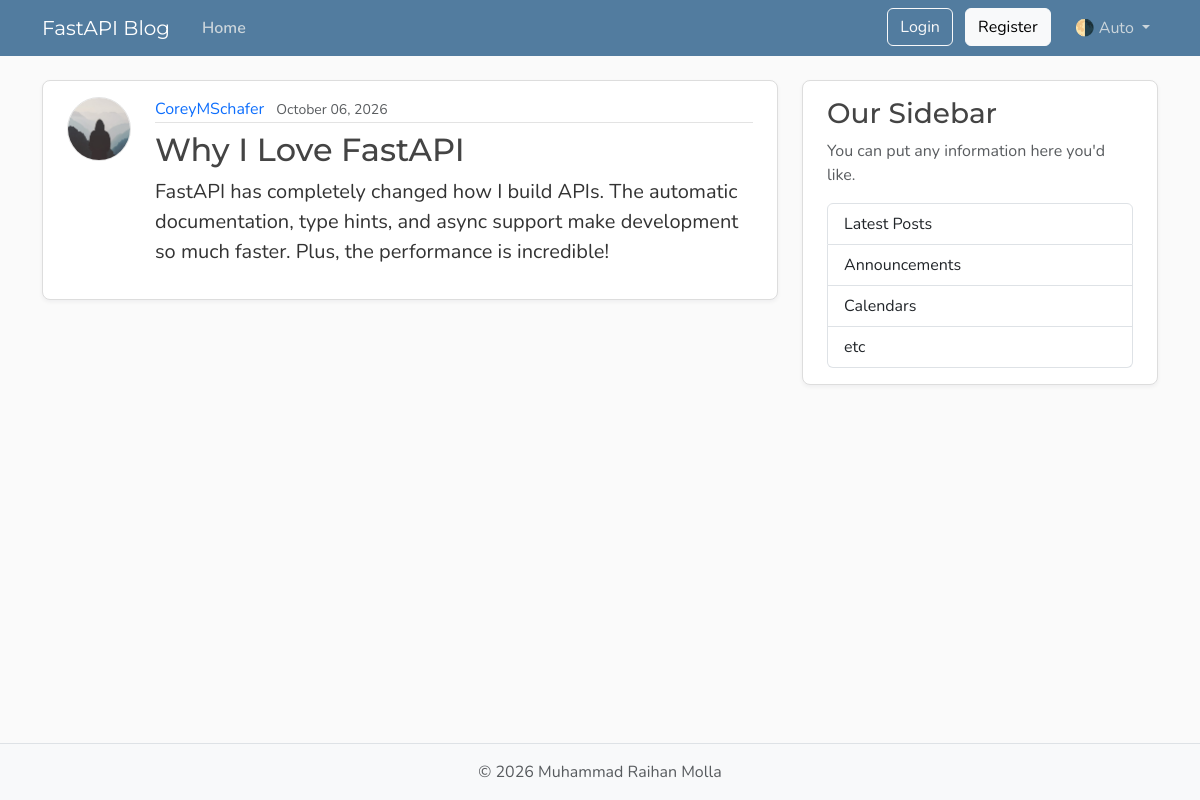
Page /posts/44 on the earlier database version.
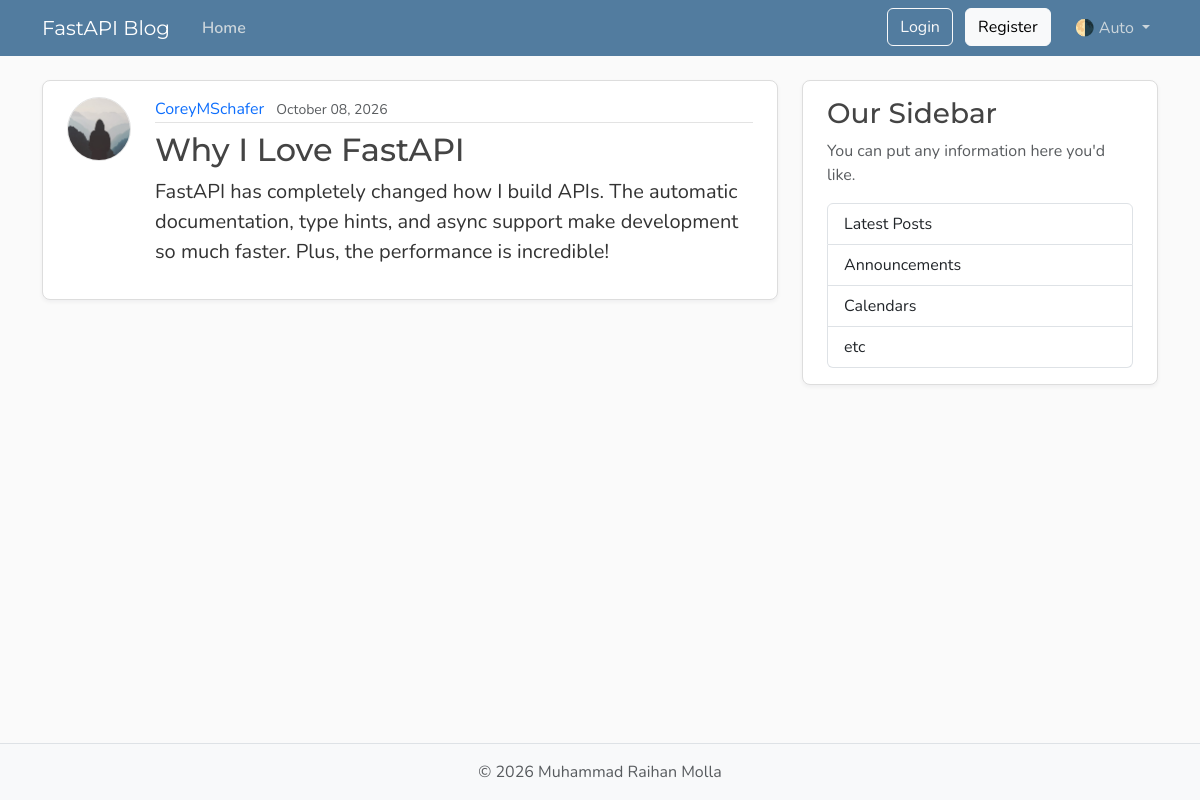
Same page on the later database version.
### models.py (models this page shows)
class Post(Base):
    __tablename__ = "posts"
    id: Mapped[int] = mapped_column(Integer, primary_key=True, index=True)
    title: Mapped[str] = mapped_column(String(100), nullable=False)
    content: Mapped[str] = mapped_column(Text, nullable=False)
    date_posted: Mapped[datetime] = mapped_column(
        DateTime,
        nullable=False,
        default=lambda: datetime.now(UTC),
    )
    user_id: Mapped[int] = mapped_column(
        Integer,
        ForeignKey("users.id"),
        nullable=False,
    )
    author: Mapped[User] = relationship(back_populates="posts")

### main.py (the view)
@app.get("/posts/{post_id}", include_in_schema=False, name="post_page")
async def post_page(
    request: Request, post_id: int, db: Annotated[AsyncSession, Depends(get_db)]
    ):
    result = await db.execute(
        select(models.Post)
        .options(selectinload(models.Post.author))
        .where(models.Post.id == post_id),
    )
    post = result.scalars().first()
    if post:
        title = post.title[0:50]
        return templates.TemplateResponse(
            request,
            "post.html",
            {"post": post, "title": title},
        )
    raise HTTPException(status_code=status.HTTP_404_NOT_FOUND, detail="Post not found")

### templates/post.html (shortened to what this page needs)
{% extends "layout.html" %}
{% block content %}
<article class="content-section py-3 px-4 mb-4">
    <div class="d-flex align-items-start gap-4">
        <img class="rounded-circle article-img flex-shrink-0"
            src="{{ post.author.image_path if post.author else url_for('static', path='profile_pics/default.jpg') }}"
            alt="{{ post.author.username if post.author else 'Unknown' }}'s profile picture" width="64" height="64"
            loading="lazy">
        <div class="flex-grow-1">
            <div class="article-metadata mb-2">
                <a class="me-2" href="{{ url_for('user_posts', user_id=post.author.id) if post.author else '#' }}">{{
                    post.author.username if post.author else 'Unknown' }}</a>
                <small class="text-body-secondary">{{ post.date_posted.strftime("%B %d, %Y") }}</small>
            </div>
            <h2 class="article-title">{{ post.title }}</h2>
            <p class="article-content">{{ post.content }}</p>
        </div>
    </div>
</article>
{% endblock content %}

Differences in the rows shown:
changed Post "Why I Love FastAPI": date_posted "October 06, 2026" → "October 08, 2026"
